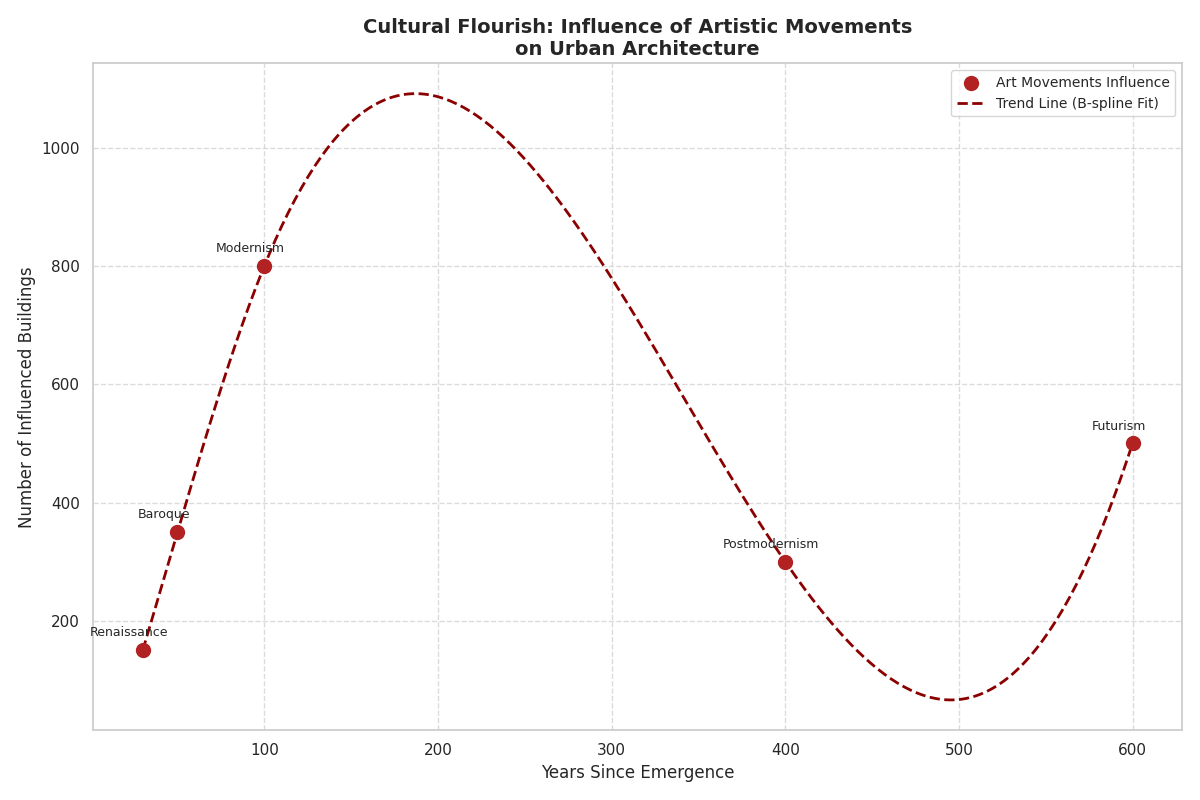

The Python source for this figure:
import matplotlib.pyplot as plt
import numpy as np
from scipy.interpolate import make_interp_spline

# Define the art movements and corresponding data
art_movements = ['Renaissance', 'Baroque', 'Modernism', 'Postmodernism', 'Futurism']
buildings = np.array([500, 300, 800, 350, 150])
years_since_emergence = np.array([600, 400, 100, 50, 30])

# Sort data by years_since_emergence
sorted_indices = np.argsort(years_since_emergence)
years_since_emergence_sorted = years_since_emergence[sorted_indices]
buildings_sorted = buildings[sorted_indices]

# Generate a smooth line fit using B-spline interpolation
x_smooth = np.linspace(years_since_emergence_sorted.min(), years_since_emergence_sorted.max(), 300)
spline = make_interp_spline(years_since_emergence_sorted, buildings_sorted, k=3)
y_smooth = spline(x_smooth)

# Plot the scatter chart with smooth line
plt.figure(figsize=(12, 8))
plt.scatter(years_since_emergence_sorted, buildings_sorted, color='firebrick', s=100, label='Art Movements Influence', zorder=3)
plt.plot(x_smooth, y_smooth, color='darkred', linewidth=2, linestyle='--', label='Trend Line (B-spline Fit)', zorder=2)

# Annotate the points
for i, movement in enumerate(art_movements):
    plt.annotate(movement, (years_since_emergence_sorted[i], buildings_sorted[i]), textcoords="offset points", xytext=(-10,10), ha='center', fontsize=9)

# Labels and title
plt.xlabel('Years Since Emergence', fontsize=12)
plt.ylabel('Number of Influenced Buildings', fontsize=12)
plt.title('Cultural Flourish: Influence of Artistic Movements\non Urban Architecture', fontsize=14, weight='bold')

# Add legend, grid, and layout adjustments
plt.legend(loc='upper right', fontsize=10)
plt.grid(True, linestyle='--', alpha=0.7)
plt.tight_layout()

# Display the plot
plt.show()
